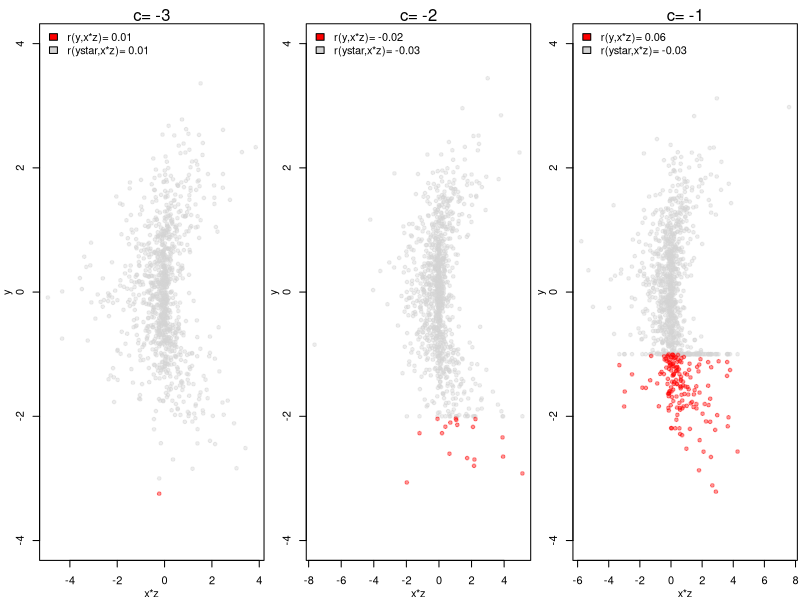

The R source for this figure:
##b3=0
N<-1000
rho<-0 #.3#rho<-c(0,.5) #seq(0,.3,by=.1)
cc<-seq(-3,-1,length.out=3)
pars<-expand.grid(N=N,rho=rho,cc=cc)
tmp<-list()
for (i in 1:nrow(pars)) tmp[[i]]<-pars[i,]
pars<-tmp


simfun<-function(pars,b1=1,b2=1,s2=1) {
    for (i in 1:length(pars)) assign(names(pars)[i],pars[[i]][1])
    std<-function(x) (x-mean(x,na.rm=TRUE))/sd(x,na.rm=TRUE)
    library(MASS)
    sig<-r2<-numeric()
    xz<-mvrnorm(N,mu=c(0,0),Sigma=matrix(c(1,rho,rho,1),2,2))
    y<-b1*xz[,1]+b2*xz[,2]+rnorm(N,sd=sqrt(s2))
    y<-std(y)
    ystar<-y
    y<-ifelse(y>cc,y,cc)
    ##
    df<-data.frame(y=y,x=xz[,1],z=xz[,2],ystar=ystar)
}
L<-lapply(pars,simfun)

pdf("/home/bd/Dropbox/Apps/Overleaf/Interaction_problems/floor_intuition.pdf",width=6,height=2.3)
par(mfrow=c(1,3),mgp=c(2,1,0),mar=c(3,3,1.8,0.2))
for (i in 1:length(L)) {
    z<-L[[i]]
    cc<-col2rgb("lightgray")
    c2<-rgb(cc[1],cc[2],cc[3],max=255,alpha=105)
    plot(z$x*z$z,z$y,pch=19,cex=.75,col=c2,ylim=c(-4,4),xlab='x*z',ylab='y')
    z2<-z[z$y!=z$ystar,]
    cc<-col2rgb("red")
    c1<-rgb(cc[1],cc[2],cc[3],max=255,alpha=105)
    points(z2$x*z2$z,z2$ystar,pch=19,cex=.75,col=c1)
    m<-lm(y~x*z,z)
    #legend("bottomleft",bty='n',legend=paste("pv=",round(summary(m)$coef[4,4],3)))
    cc<-round(pars[[i]]$cc,2)
    mtext(side=3,line=0,bquote("c="~.(cc)))
    c1<-cor(z$x*z$z,z$y)
    c2<-cor(z$x*z$z,z$ystar)
    legend("topleft",bty='n',fill=c("red","lightgray"),c(paste("r(y,x*z)=",round(c1,2)),paste("r(ystar,x*z)=",round(c2,2))))
}
dev.off()

## par(mfrow=c(2,2),mgp=c(2,1,0),mar=c(3,3,1,1))
## for (i in 1:length(L)) {
##     z<-L[[i]]
##     cc<-col2rgb("lightgray")
##     c1<-rgb(cc[1],cc[2],cc[3],max=255,alpha=45)
##     plot(z$x,z$ystar,pch=19,cex=.75,col=c1,xlab='x',ylab='y')
##     cc<-col2rgb("red")
##     c2<-rgb(cc[1],cc[2],cc[3],max=255,alpha=45)
##     points(z$x,z$y,pch=19,cex=.5,col=c2)
##     xv<-seq(-3,3,length.out=100)
##     m<-lm(ystar~x*z,z)
##     y<-predict(m,data.frame(x=xv,z=-1))
##     lines(xv,y,col='lightgray',lty=1,lwd=3)
##     y<-predict(m,data.frame(x=xv,z=1))
##     lines(xv,y,col='lightgray',lty=2,lwd=3)
##     m<-lm(y~x*z,z)
##     y<-predict(m,data.frame(x=xv,z=-1))
##     lines(xv,y,col='red',lty=1,lwd=2)
##     y<-predict(m,data.frame(x=xv,z=1))
##     lines(xv,y,col='red',lty=2,lwd=2)
##     print(summary(m)$coef[4,])
##     legend("topleft",bty='n',title=paste("floor=",round(pars[[i]]$cc,2)),legend=paste("est=",round(summary(m)$coef[4,1],2)))
##     if (i==1) {
##         legend("bottomright",bty='n',ncol=2,c("z=-1","z=+1","y","ystar"),lty=c(1,2,NA,NA),pch=c(NA,NA,19,19),col=c("black","black","red","gray"))
##     }
## }

